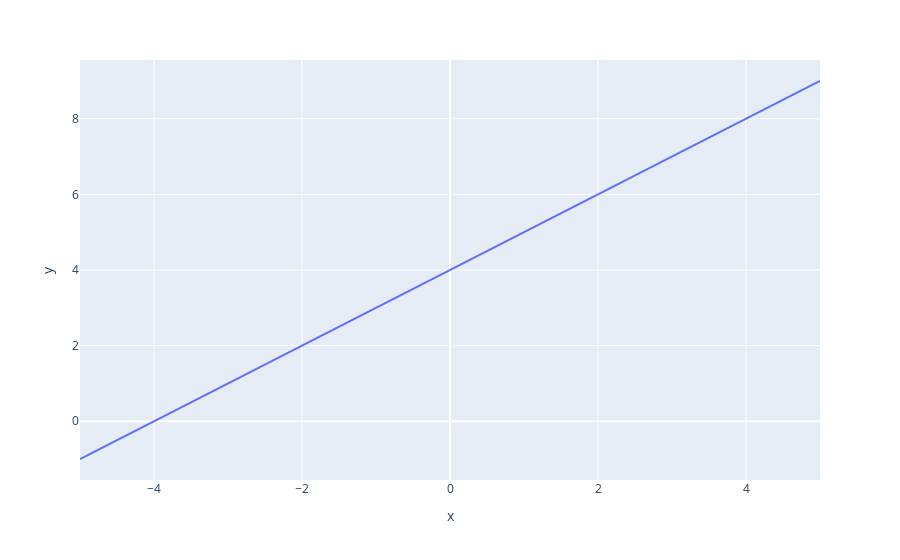

Notebook code for this chart:
### Code cell
x = np.linspace(-5, 5, 100)
fig = px.line(x=x, y=f(x))
fig.show()
